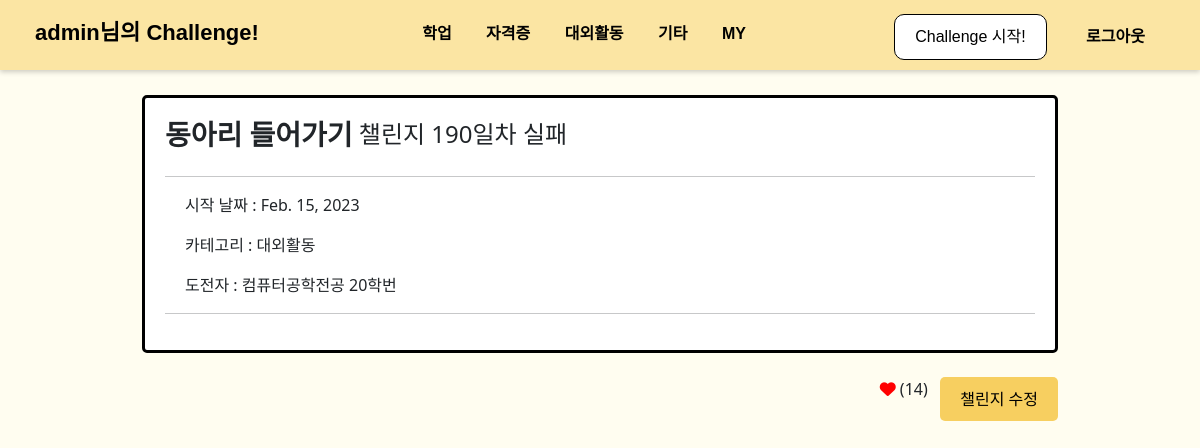
Page /board/8/ (signed in) on the earlier database version.
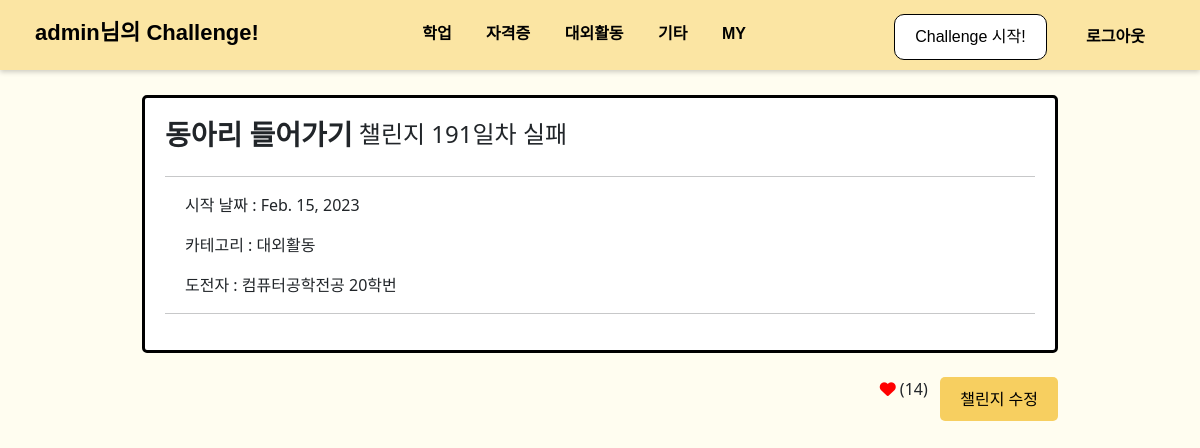
Same page on the later database version.
### board/models.py (models this page shows, shortened)
class Challenge(models.Model):
    title = models.CharField(max_length=100)
    memo = models.TextField(null=True, blank=True)
    start_date = models.DateField()#auto_now_add=True
    end_date = models.DateField(blank=True, null=True)
    user = models.ForeignKey(User, on_delete=models.CASCADE)
    STATUS_CHOICES = (("0", "진행중"), ("1", "성공"), ("2", "실패"))
    status = models.CharField(max_length=5, choices=STATUS_CHOICES, default=0)
    category = models.ForeignKey(Category, on_delete=models.SET_NULL, null=True)
    like_users = models.ManyToManyField(User, blank=True, related_name='like_challenge')
    def get_day(self):
        if (self.status=="0"):
            day = date.today()-self.start_date
        else:
            day = self.end_date-self.start_date
        return day.days
    def get_user_name(self):
        if self.user.major:
            return f'{self.user.major} {self.user.number}'
        else:
            return f'{self.user.college} {self.user.number}'

class Category(models.Model):
    name = models.CharField(max_length=20)
    slug = models.SlugField(max_length=50, unique=True, allow_unicode=True)
    def __str__(self):
        return self.name
    def get_absolute_url(self):
        return f'/board/{self.slug}'
    class Meta:
        verbose_name_plural = 'Categories'

class User(AbstractUser):
    number = models.ForeignKey(Number, on_delete=models.SET_NULL, null=True)
    college = models.ForeignKey(College, on_delete=models.SET_NULL, null=True)
    major = models.ForeignKey(Major, on_delete=models.SET_NULL, null=True, blank=True)

class Major(models.Model):
    name = models.CharField(max_length=30)
    slug = models.SlugField(max_length=50, unique=True, allow_unicode=True)
    college = models.ForeignKey(College, on_delete=models.CASCADE)
    def __str__(self):
        return self.name

class Number(models.Model):
    number = models.CharField(max_length=20)
    def __str__(self):
        return self.number

### board/views.py (the view)
# urls.py: path('<int:pk>/', views.ChallengeDetail.as_view()),
class ChallengeDetail(LoginRequiredMixin, DetailView):
    model = Challenge
    def dispatch(self, request, *args, **kwargs):
        if request.user.is_authenticated:
            return super(ChallengeDetail, self).dispatch(request, *args, **kwargs)
        else:
            return HttpResponseRedirect(request.META.get('HTTP_REFERER'))
    def get_context_data(self, **kwargs):
        context = super(ChallengeDetail, self).get_context_data()
        context['categories'] = Category.objects.all()
        context['colleges'] = College.objects.all()
        context['majors'] = Major.objects.all()
        return context

### board/templates/board/challenge_detail.html (shortened to what this page needs)
{% extends 'board/base.html' %}
{% block main_area %}
<div class="col text-left" style="margin-left:100px; margin-right:100px">
<br>
<div style="background-color: #ffffff; padding: 20px;border: 3px solid black;border-radius: 5px;">
    <div style="display: flex; align-items: center;">
    <h3 style="font-weight:bold;">{{challenge.title}}</h3>
    <h4>&nbsp;챌린지 {{challenge.get_day}}일차
        {% if challenge.status == "0" %}
            진행중...
        {% elif challenge.status == "1" %}
            성공!
        {% elif challenge.status == "2" %}
            실패
        {% endif %}
    </h4></div>
 <hr>
<div style="margin-left:20px; margin-right:20px">
        <p>시작 날짜 : {{challenge.start_date}}</p>
        <p>카테고리 : {{challenge.category}}</p>
        <p>도전자 : {{challenge.get_user_name}}</p>
    </div>
    <hr>
</div>
<br>
<div style="display: flex; justify-content: flex-end;">
    {% if request.user in challenge.like_users.all %}
    <a href="like/" type="button" style="color:red;margin-left:20px; margin-right:20px padding: 10px 20px;"><i class="fa-solid fa-heart fg-danger"></i></a>
    {% else %}
    <a href="like/" type="button" style="margin-left:20px; margin-right:20px padding: 10px 20px;"><i class="fa-regular fa-heart"></i></a>
    {% endif %} &nbsp;({{challenge.like_users.count}})
    &nbsp;&nbsp;
    {% if user.is_authenticated %}
        {% if user == challenge.user %}
        <button type="button" onclick="checkStatus()" style="background-color: #f7cf60;border: none;border-radius: 5px; padding: 10px 20px;" >챌린지 수정</button>
        {% endif %}
    {% endif %}
</div></div>
{% endblock %}

Differences in the rows shown:
changed Challenge "동아리 들어가기": get_day "190" → "191"
